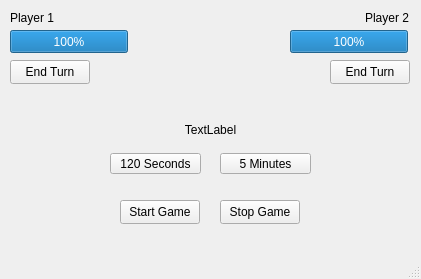
<?xml version="1.0" encoding="UTF-8"?>
<ui version="4.0">
 <class>ChessTimer</class>
 <widget class="QMainWindow" name="ChessTimer">
  <property name="geometry">
   <rect>
    <x>0</x>
    <y>0</y>
    <width>421</width>
    <height>279</height>
   </rect>
  </property>
  <property name="windowTitle">
   <string>ChessTimer</string>
  </property>
  <property name="layoutDirection">
   <enum>Qt::LeftToRight</enum>
  </property>
  <widget class="QWidget" name="centralwidget">
   <widget class="QLabel" name="label">
    <property name="geometry">
     <rect>
      <x>50</x>
      <y>120</y>
      <width>321</width>
      <height>20</height>
     </rect>
    </property>
    <property name="text">
     <string>TextLabel</string>
    </property>
    <property name="alignment">
     <set>Qt::AlignCenter</set>
    </property>
   </widget>
   <widget class="QPushButton" name="buttonP1">
    <property name="geometry">
     <rect>
      <x>10</x>
      <y>60</y>
      <width>80</width>
      <height>24</height>
     </rect>
    </property>
    <property name="text">
     <string>End Turn</string>
    </property>
   </widget>
   <widget class="QPushButton" name="buttonP2">
    <property name="geometry">
     <rect>
      <x>330</x>
      <y>60</y>
      <width>80</width>
      <height>24</height>
     </rect>
    </property>
    <property name="text">
     <string>End Turn</string>
    </property>
   </widget>
   <widget class="QPushButton" name="button120Sec">
    <property name="geometry">
     <rect>
      <x>110</x>
      <y>153</y>
      <width>91</width>
      <height>21</height>
     </rect>
    </property>
    <property name="text">
     <string>120 Seconds</string>
    </property>
   </widget>
   <widget class="QPushButton" name="buttonStart">
    <property name="geometry">
     <rect>
      <x>120</x>
      <y>200</y>
      <width>80</width>
      <height>24</height>
     </rect>
    </property>
    <property name="text">
     <string>Start Game</string>
    </property>
   </widget>
   <widget class="QPushButton" name="button5Min">
    <property name="geometry">
     <rect>
      <x>220</x>
      <y>153</y>
      <width>91</width>
      <height>21</height>
     </rect>
    </property>
    <property name="text">
     <string>5 Minutes</string>
    </property>
   </widget>
   <widget class="QPushButton" name="buttonStop">
    <property name="geometry">
     <rect>
      <x>220</x>
      <y>200</y>
      <width>80</width>
      <height>24</height>
     </rect>
    </property>
    <property name="text">
     <string>Stop Game</string>
    </property>
   </widget>
   <widget class="QProgressBar" name="pBarP1">
    <property name="geometry">
     <rect>
      <x>10</x>
      <y>30</y>
      <width>118</width>
      <height>23</height>
     </rect>
    </property>
    <property name="value">
     <number>100</number>
    </property>
   </widget>
   <widget class="QProgressBar" name="pBarP2">
    <property name="geometry">
     <rect>
      <x>290</x>
      <y>30</y>
      <width>118</width>
      <height>23</height>
     </rect>
    </property>
    <property name="value">
     <number>100</number>
    </property>
    <property name="invertedAppearance">
     <bool>false</bool>
    </property>
   </widget>
   <widget class="QLabel" name="labelP1">
    <property name="geometry">
     <rect>
      <x>10</x>
      <y>10</y>
      <width>49</width>
      <height>16</height>
     </rect>
    </property>
    <property name="text">
     <string>Player 1</string>
    </property>
   </widget>
   <widget class="QLabel" name="labelP2">
    <property name="geometry">
     <rect>
      <x>360</x>
      <y>10</y>
      <width>49</width>
      <height>16</height>
     </rect>
    </property>
    <property name="layoutDirection">
     <enum>Qt::RightToLeft</enum>
    </property>
    <property name="text">
     <string>Player 2</string>
    </property>
    <property name="alignment">
     <set>Qt::AlignRight|Qt::AlignTrailing|Qt::AlignVCenter</set>
    </property>
   </widget>
  </widget>
  <widget class="QMenuBar" name="menubar">
   <property name="geometry">
    <rect>
     <x>0</x>
     <y>0</y>
     <width>421</width>
     <height>21</height>
    </rect>
   </property>
  </widget>
  <widget class="QStatusBar" name="statusbar"/>
 </widget>
 <resources/>
 <connections/>
</ui>
